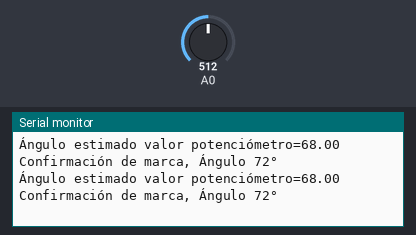
Bench run of a sketch on a simulated Arduino Uno, built with avr-gcc and run on an emulated ATmega328P. On the bench: the last lines printed to the serial monitor. The test bench sets the inputs (shaded band); at power-on: A0 = 512.

Above: at 1.8 s.
1.9 s: A0 set to 605
At 2.9 s:
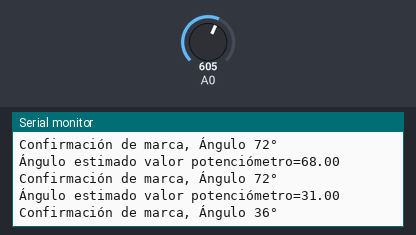
3.4 s: A0 set to 606
At 4.8 s:
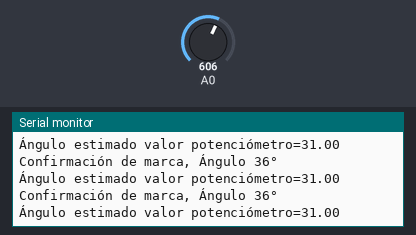

The sketch:

Practica1PotenciometroPuertoSerial.ino
```cpp
void setup() {
  Serial.begin(9600);
}

void loop() {
  float sensorValue = analogRead(A0);
  //Serial.println(sensorValue);
  float Estimado= map(sensorValue,0,682,272,0);
  Serial.print("Ángulo estimado valor potenciómetro=");
  Serial.println(Estimado);
  if(sensorValue>=679){
    Serial.println("Confirmación de marca, Confirmación de marca, Ángulo 0°");
  }
  if((669>=sensorValue)&&(sensorValue>=659)){
    Serial.println("Confirmación de marca, Ángulo 9°");
  }
  if((650>=sensorValue)&&(sensorValue>=640)){
    Serial.println("Confirmación de marca, Ángulo 18°");
  }
  if((632>=sensorValue)&&(sensorValue>=622)){
    Serial.println("Confirmación de marca, Ángulo 27°");
  }
  if((605>=sensorValue)&&(sensorValue>=595)){
    Serial.println("Confirmación de marca, Ángulo 36°");
  }
  if((580>=sensorValue)&&(sensorValue>=570)){
    Serial.println("Confirmación de marca, Ángulo 45°");
  }
  if((560>=sensorValue)&&(sensorValue>=550)){
    Serial.println("Confirmación de marca, Ángulo 54°");
  }
  if((542>=sensorValue)&&(sensorValue>=532)){
    Serial.println("Confirmación de marca, Ángulo 63°");
  }
  if((525>=sensorValue)&&(sensorValue>=510)){
    Serial.println("Confirmación de marca, Ángulo 72°");
  }
  if((505>=sensorValue)&&(sensorValue>=495)){
    Serial.println("Confirmación de marca, Ángulo 81°");
  }
  if((482>=sensorValue)&&(sensorValue>=472)){
    Serial.println("Confirmación de marca, Ángulo 90°");
  }
  if((463>=sensorValue)&&(sensorValue>=453)){
    Serial.println("Confirmación de marca, Ángulo 99°");
  }
  if((435>=sensorValue)&&(sensorValue>=425)){
    Serial.println("Confirmación de marca, Ángulo 108°");
  }
  if((408>=sensorValue)&&(sensorValue>=398)){
    Serial.println("Confirmación de marca, Ángulo 117°");
  }
  if((395>=sensorValue)&&(sensorValue>=380)){
    Serial.println("Confirmación de marca, Ángulo 126°");
  }
  if((360>=sensorValue)&&(sensorValue>=350)){
    Serial.println("Confirmación de marca, Ángulo 135°");
  }
  if((340>=sensorValue)&&(sensorValue>=330)){
    Serial.println("Confirmación de marca, Ángulo 144°");
  }
  if((305>=sensorValue)&&(sensorValue>=295)){
    Serial.println("Confirmación de marca, Ángulo 153°");
  }
  if((280>=sensorValue)&&(sensorValue>=270)){
    Serial.println("Confirmación de marca, Ángulo 162°");
  }
  if((255>=sensorValue)&&(sensorValue>=245)){
    Serial.println("Confirmación de marca, Ángulo 171°");
  }
  if((230>=sensorValue)&&(sensorValue>=220)){
    Serial.println("Confirmación de marca, Ángulo 180°");
  }
  if((205>=sensorValue)&&(sensorValue>=195)){
    Serial.println("Confirmación de marca, Ángulo 189°");
  }
  if((183>=sensorValue)&&(sensorValue>=173)){
    Serial.println("Confirmación de marca, Ángulo 198°");
  }
  if((155>=sensorValue)&&(sensorValue>=145)){
    Serial.println("Confirmación de marca, Ángulo 207°");
  }
  if((135>=sensorValue)&&(sensorValue>=125)){
    Serial.println("Confirmación de marca, Ángulo 216°");
  }
  if((110>=sensorValue)&&(sensorValue>=100)){
    Serial.println("Confirmación de marca, Ángulo 225°");
  }
  if((86>=sensorValue)&&(sensorValue>=76)){
    Serial.println("Confirmación de marca, Ángulo 234°");
  }
  if((65>=sensorValue)&&(sensorValue>=55)){
    Serial.println("Confirmación de marca, Ángulo 243°");
  }
  if((42>=sensorValue)&&(sensorValue>=32)){
    Serial.println("Confirmación de marca, Ángulo 252°");
  }
  if((20>=sensorValue)&&(sensorValue>=10)){
    Serial.println("Confirmación de marca, Ángulo 261°");
  }
  if(sensorValue<=6){
    Serial.println("Confirmación de marca, Ángulo 270°");
  }
  Serial.println();
  delay(1000);
}
```

Measured:
- the behaviour switches between 605 and 606 on A0 (found by bisection; images 1 and 2)
- after the input at 1.9 s, the serial monitor: prints a new line after 0.14 s (image 1)
